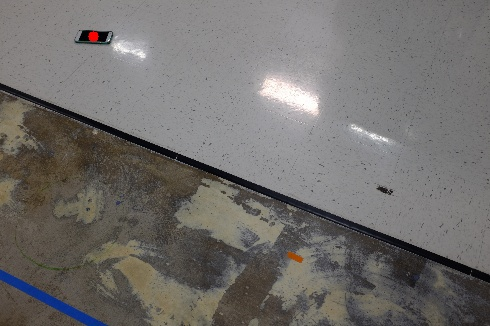
#> input picture sample.jpg, 490 x 326 px
$ python find_phone.py sample.jpg   (older library calls are emulated)
#> lines starting #> are read from the running program, lines starting #| are printed output that depends on the picture; after the words box and inside, x2 and y2 are one past the last pixel; in counts of white or black regions, pixels touching at a corner belong together
#> further down, img is the input picture: shape (326, 490, 3); mean B, G, R 108.1, 110.5, 113.2
import numpy as np
import cv2
import sys


def find_center(img, CONSTRAST_THRESH, MIN_AREA, CANNY=False):

#> called with CONSTRAST_THRESH = 30, MIN_AREA = 220, CANNY = True
    MAX_AREA = 2500 # Area of contour
    CONTRAST = 5e4 # Minimum contrast
    DARKEN_THRESH = 85 # Fallback value for when original threshold produces featureless image

    width, height, depth = img.shape
#> width = 326; height = 490; depth = 3
    gray = cv2.cvtColor(img, cv2.COLOR_BGR2GRAY)
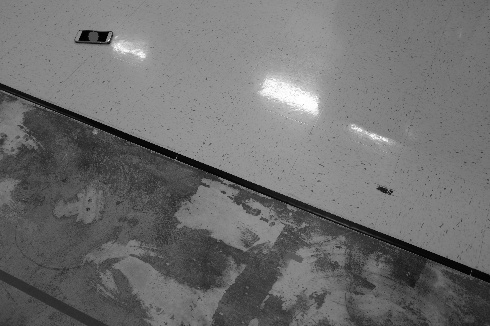
#> gray: shape (326, 490); min 0, max 255, mean 111
    ret, gray = cv2.threshold(gray, CONSTRAST_THRESH, 255, cv2.THRESH_BINARY)
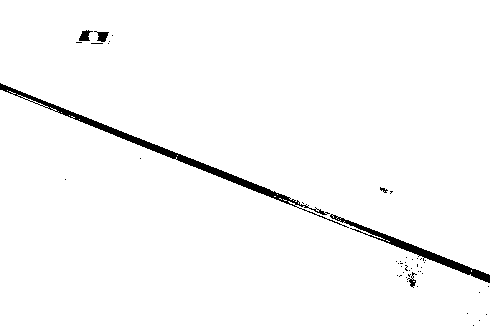
#> gray: shape (326, 490); 97.8% white; 48 black regions (42 under 20 px), largest, box (x1, y1, x2, y2) and area: (0, 83, 349, 228) 2088, (330, 214, 490, 283) 1129, (79, 30, 93, 41) 92, (94, 31, 109, 42) 91, (407, 272, 417, 288) 55, (380, 187, 388, 193) 23
#> ret = 30

    #Narrower band when image appears too white
    if (width * height * np.max(img) - gray.sum()) < CONTRAST:
        gray = cv2.cvtColor(img, cv2.COLOR_BGR2GRAY)
        ret, gray = cv2.threshold(gray, DARKEN_THRESH, 255, cv2.THRESH_BINARY)

    gray = cv2.medianBlur(gray, 5)
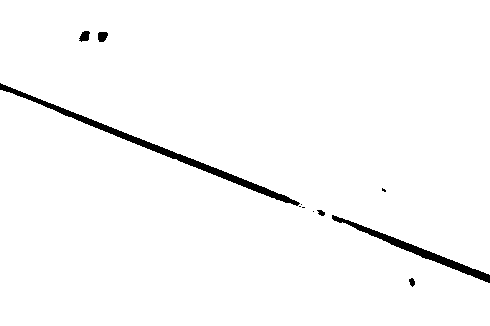
#> gray: shape (326, 490); 97.9% white; 11 black regions (5 under 20 px), largest, box (x1, y1, x2, y2) and area: (0, 83, 300, 206) 1957, (332, 215, 490, 283) 1139, (79, 31, 90, 42) 84, (98, 32, 108, 42) 83, (409, 278, 415, 287) 37, (317, 210, 325, 216) 32

    if CANNY: gray = cv2.Canny(gray, 50, 200)
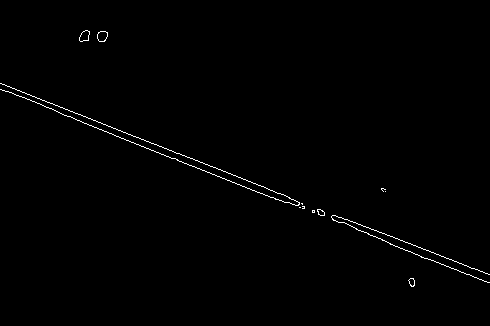
#> gray: shape (326, 490); 0.67% white in thin lines or dots, all inside (x1, y1, x2, y2) = (0, 30, 490, 287)

    (_, contours, _) = cv2.findContours(gray, cv2.RETR_LIST, cv2.CHAIN_APPROX_SIMPLE)
#> contours = 17 contours, 9 with area under 20; largest, box (x1, y1, x2, y2) and area: (97, 31, 108, 42) 84, (97, 31, 108, 42) 82, (79, 30, 90, 42) 80, (79, 30, 90, 42) 78, (408, 278, 415, 287) 36, (408, 278, 415, 287) 32, (317, 209, 325, 216) 32, (317, 209, 325, 216) 28

    center = None

    for cnt in contours:
        if MIN_AREA < cv2.contourArea(cnt) < MAX_AREA and len(cnt) >= 4:
            rect = cv2.boundingRect(cnt)
            temp_x, temp_y = int(rect[0] + rect[2] / 2), int(rect[1] + rect[3] / 2)
            x_norm, y_norm = temp_x / float(height), temp_y / float(width)

            center = [x_norm, y_norm] #TODO Find proper way of distinguishing which contour is most correct
#> this loop made 17 passes
#> cnt on passes 4, 6, 8, 10, 11: [[312, 211], [313, 210], [314, 211], [313, 212]], [[312, 210], [312, 212], [314, 212], [314, 210]], [[299, 207], [300, 207]], [[301, 203], [302, 204], [302, 203]], [[385, 191]]

    return center


if __name__ == "__main__":

    file_path = sys.argv[1]
    img = cv2.imread(file_path) # Load image

    #Check Image loaded properly
    if img is None: raise IOError("Image at location '{}' not found!".format(file_path))

    #First find the center with a stringent set of characteristics
    center = find_center(img, CONSTRAST_THRESH=30, MIN_AREA=220, CANNY=True)

    #If no phone is found then reduce thresholds
    if not center: center = find_center(img, CONSTRAST_THRESH= 50, MIN_AREA=10, CANNY=False)
#> call 2 of find_center, with CONSTRAST_THRESH = 50, MIN_AREA = 10, CANNY = False
#> in find_center (call 2), `ret, gray = cv2.threshold(gray, CONSTRAST_THRESH, 255, cv2.THRESH_BINA..`:
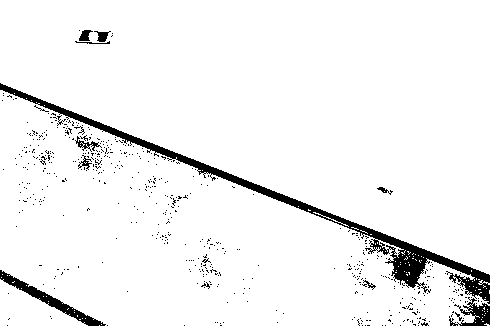
#> gray: shape (326, 490); 94.8% white; 553 black regions (539 under 20 px), largest, box (x1, y1, x2, y2) and area: (0, 83, 490, 304) 5178, (0, 270, 106, 326) 923, (449, 297, 490, 326) 501
#> in find_center (call 2), `ret, gray = cv2.threshold(gray, CONSTRAST_THRESH, 255, cv2.THRESH_BINA..`: ret = 50
#> in find_center (call 2), `gray = cv2.medianBlur(gray, 5)`:
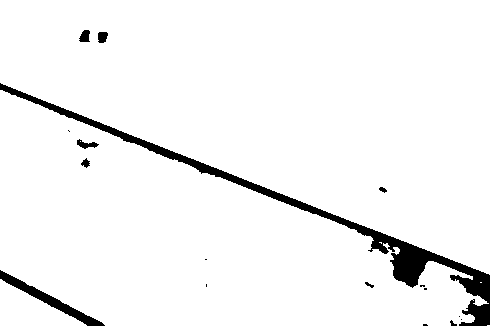
#> gray: shape (326, 490); 95.5% white; 17 black regions (8 under 20 px)
#> in find_center (call 2), `(_, contours, _) = cv2.findContours(gray, cv2.RETR_LIST, cv2.CHAIN_APP..`: contours = 21 contours, 12 with area under 20; largest, box (x1, y1, x2, y2) and area: (0, 0, 490, 275) 87301, (0, 90, 489, 326) 62208, (0, 279, 87, 326) 1987, (76, 138, 100, 150) 132, (78, 29, 91, 43) 120
#> the loop in find_center (call 2), `for cnt in contours:` made 21 passes
#> (rect, temp_x, temp_y, x_norm, y_norm) on passes 5, 8, 9, 12, 13, 15, 19, 20: ((419, 284, 7, 4), 422, 286, 0.861, 0.877), ((364, 281, 11, 8), 369, 285, 0.753, 0.874), ((0, 279, 87, 47), 43, 302, 0.0878, 0.926), ((378, 186, 10, 8), 383, 190, 0.782, 0.583), ((80, 157, 11, 12), 85, 163, 0.173, 0.5), ((76, 138, 24, 12), 88, 144, 0.18, 0.442), ((97, 31, 12, 13), 103, 37, 0.21, 0.113), ((78, 29, 13, 14), 84, 36, 0.171, 0.11)
#> cnt on passes 1, 2, 3, 7, 11, 14: [[487, 325], [489, 325]], [[460, 319], [461, 318], [462, 319], [461, 320]], [[458, 316], [459, 315], [460, 316], [459, 317]], [[480, 282], [481, 282]], [[379, 242], [380, 242], [381, 243], [381, 242]], [[80, 141]]
#> center = [0.171, 0.11]
    if not center: center = [0, 0]

    x, y = center
#> x = 0.171; y = 0.11

    print("{} {}".format(round(x, 4), round(y, 4)))
#| 0.1714 0.1104
